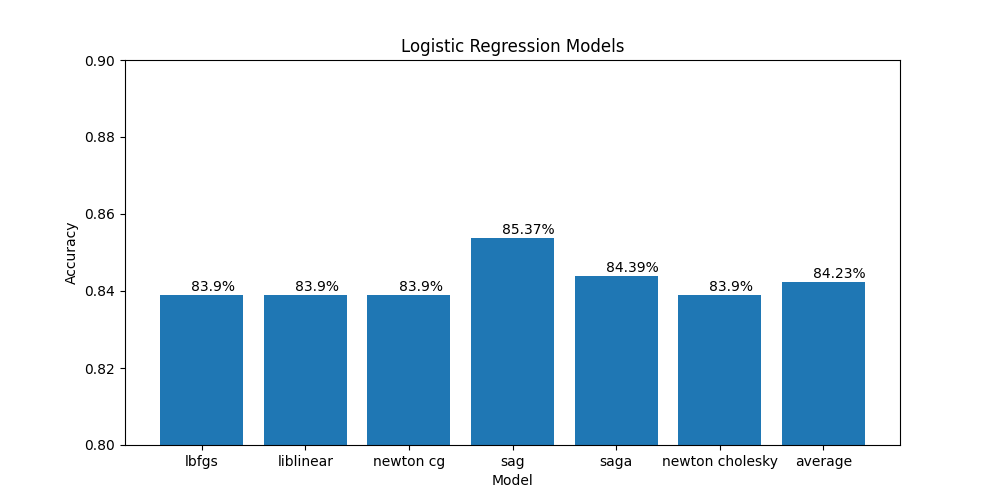

This figure's Python source:

import Pipeline
from sklearn.linear_model import LogisticRegression
import numpy as np
import matplotlib.pyplot as plt

class LogisticRegressionModels():
    def __init__(self):
        pass
    def run(self):
        pipeline = Pipeline.Pipeline('Dataset//heart.csv')
        dataset = pipeline.process()
        test_dependent_variable, test_independent_variables, train_dependent_variable, train_independent_variables = pipeline.train_test_split(dataset=dataset)


        # Creating the Linear Regression Models, using the different solvers
        LogisticRegressionModel_lbfgs = LogisticRegression(solver='lbfgs', max_iter=1000)
        LogisticRegressionModel_liblinear = LogisticRegression(solver='liblinear', max_iter=1000)
        LogisticRegressionModel_lbfgs.fit(train_independent_variables, train_dependent_variable)
        LogisticRegressionModel_liblinear.fit(train_independent_variables, train_dependent_variable)
        LogisticRegressionModel_newton_cg = LogisticRegression(solver='newton-cg', max_iter=10000)
        LogisticRegressionModel_newton_cg.fit(train_independent_variables, train_dependent_variable)
        LogisticRegressionModel_sag = LogisticRegression(solver='sag', max_iter=10000)
        LogisticRegressionModel_sag.fit(train_independent_variables, train_dependent_variable)
        LogisticRegressionModel_saga = LogisticRegression(solver='saga', max_iter=10000)
        LogisticRegressionModel_saga.fit(train_independent_variables, train_dependent_variable)
        LogisticRegressionModel_newton_cholesky = LogisticRegression(solver='newton-cholesky', max_iter=10000)
        LogisticRegressionModel_newton_cholesky.fit(train_independent_variables, train_dependent_variable)

        # Predicting the test set results
        predictions_lbfgs = LogisticRegressionModel_lbfgs.predict(test_independent_variables)
        predictions_liblinear = LogisticRegressionModel_liblinear.predict(test_independent_variables)
        predictions_newton_cg = LogisticRegressionModel_newton_cg.predict(test_independent_variables)
        predictions_sag = LogisticRegressionModel_sag.predict(test_independent_variables)
        predictions_saga = LogisticRegressionModel_saga.predict(test_independent_variables)
        predictions_newton_cholesky = LogisticRegressionModel_newton_cholesky.predict(test_independent_variables)
        predictions = [predictions_lbfgs, predictions_liblinear, predictions_newton_cg, predictions_sag, predictions_saga, predictions_newton_cholesky]
        predictions_list = ['lbfgs', 'liblinear', 'newton cg', 'sag', 'saga', 'newton cholesky']
        accuracy_dict = {}
        for prediction_index in range(len(predictions)):
            name = predictions_list[prediction_index]
            result = predictions[prediction_index]
            accuracy_dict[name] = pipeline.accuracy(result, test_dependent_variable)
            
        average = sum(accuracy_dict.values())/len(accuracy_dict)
        accuracy_dict['average'] = average
        return accuracy_dict
    
if __name__ == '__main__':
    accuracy_dict = LogisticRegressionModels().run()
    print(accuracy_dict)
    plot = plt.figure(figsize=(10, 5))
    # plt.xticks(rotation=45)
    plt.title('Logistic Regression Models')
    plt.xlabel('Model')
    plt.ylabel('Accuracy')
    plt.bar(range(len(accuracy_dict)), list(accuracy_dict.values()), align='center')
    plt.ylim(.8, .9)
    plt.xticks(range(len(accuracy_dict)), list(accuracy_dict.keys()))
    #put the value of the bar on top of the bar
    for i, v in enumerate(list(accuracy_dict.values())):
        v= round(v, 4)
        string_v = str(v)
        before_decimal = string_v.replace('.', '')[1:3]
        after_decimal = string_v.replace('.', '')[3:]
        string_v = before_decimal + '.' + after_decimal + '%'
        plt.text(i-.1, v+.001, string_v)
    

    plot.savefig('LogisticRegressionModels.png')